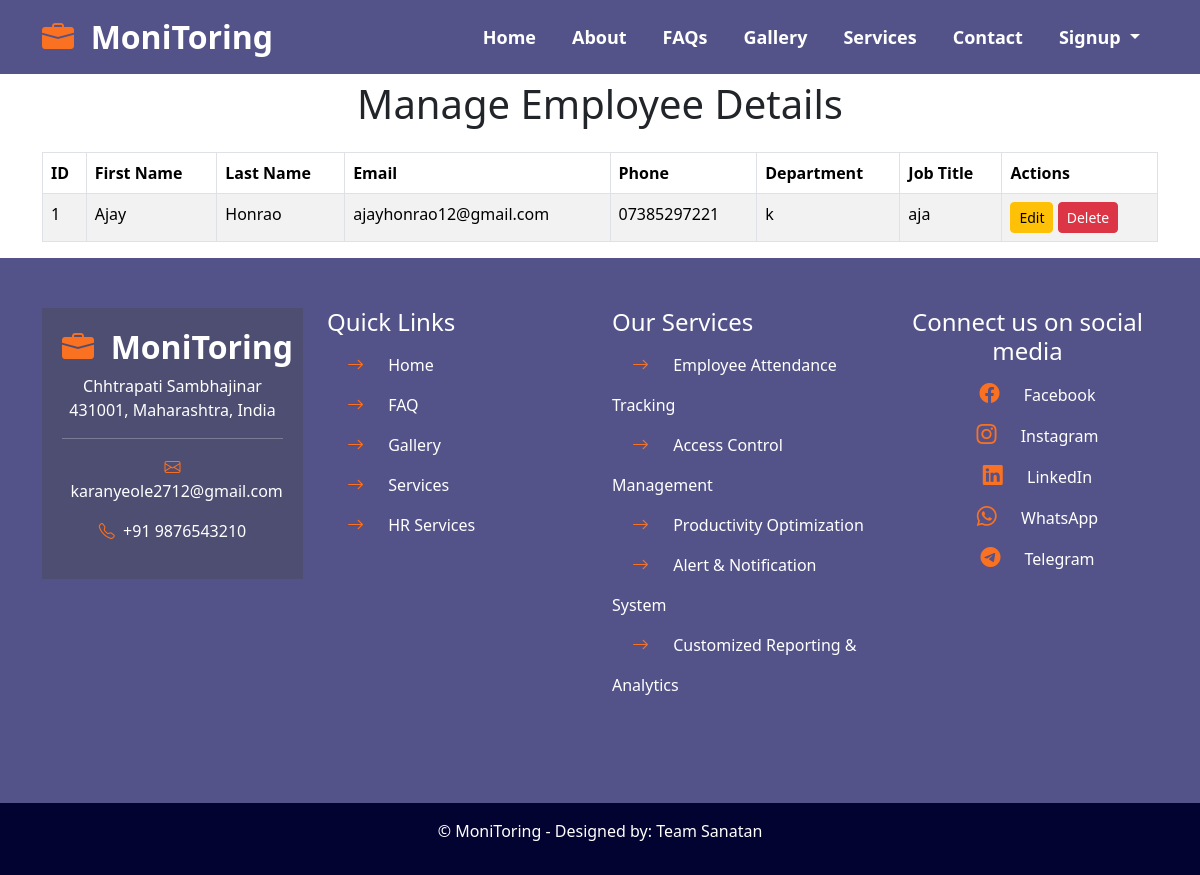
The app's page /manage_employees, older data.
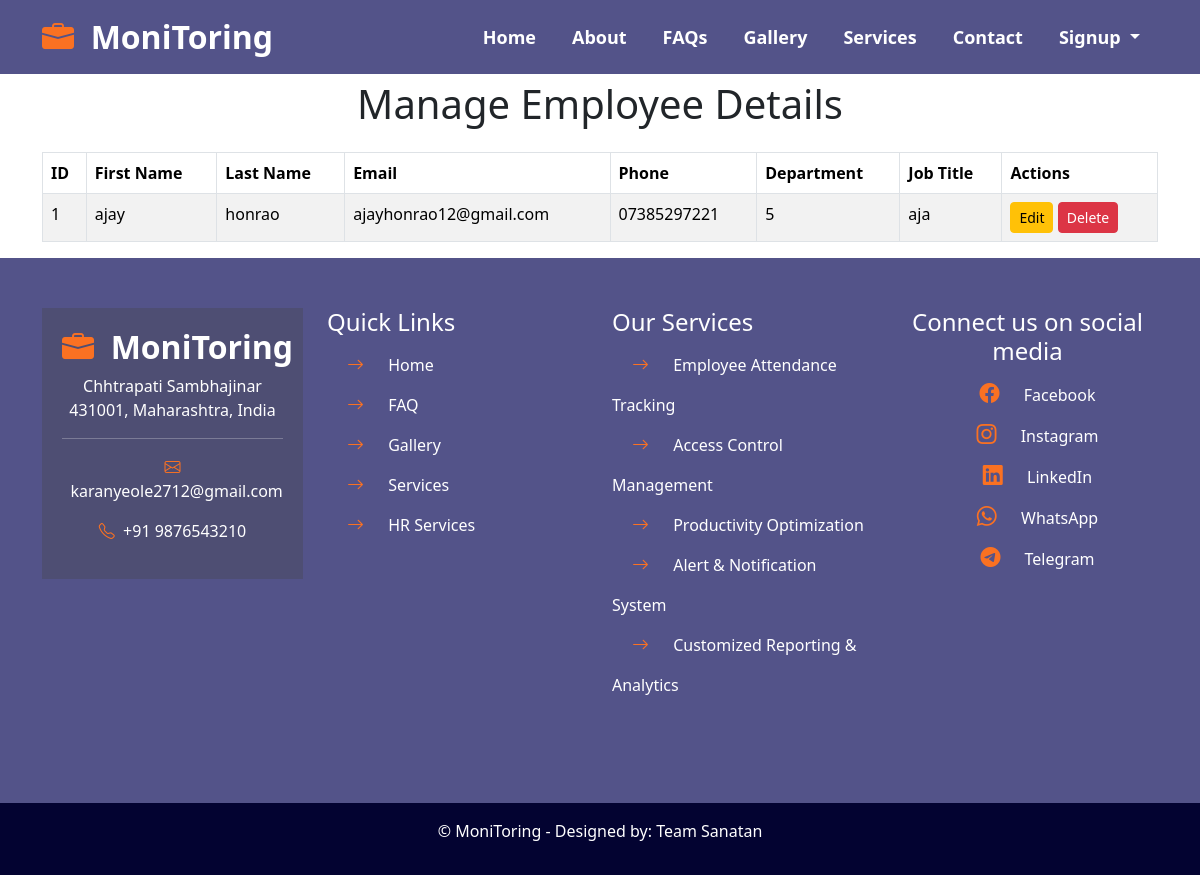
The same page, newer data.
### tables this page shows
CREATE TABLE employees (
            id INTEGER PRIMARY KEY AUTOINCREMENT,
            first_name TEXT,
            last_name TEXT,
            dob TEXT,
            gender TEXT,
            email TEXT,
            phone TEXT,
            address TEXT,
            job_title TEXT,
            department TEXT,
            salary REAL,
            emergency_contact_name TEXT,
            emergency_contact_phone TEXT,
            Password TEXT
        );

### app.py (the view)
@app.route('/manage_employees', methods=['GET'])
def manage_employees():
    conn = sqlite3.connect('employees.db')
    cursor = conn.cursor()
    cursor.execute("SELECT * FROM employees")
    employees = cursor.fetchall()
    conn.close()
    return render_template("manage_employees.html", employees=employees)

### templates/manage_employees.html (shortened to what this page needs)
{% include 'top.html' %}
<div class="container" style="padding-top: 80px;">
    {% if not employee %}
        <h1 class="text-center mb-4">Manage Employee Details</h1>
        {% if not employees %}
        <div class="alert alert-warning text-center">
            No employees available. Please add employees to manage.
        </div>
        {% else %}
        <table class="table table-bordered table-striped">
            <thead>
                <tr>
                    <th>ID</th>
                    <th>First Name</th>
                    <th>Last Name</th>
                    <th>Email</th>
                    <th>Phone</th>
                    <th>Department</th>
                    <th>Job Title</th>
                    <th>Actions</th>
                </tr>
            </thead>
            <tbody>
                {% for employee in employees %}
                <tr>
                    <td>{{ employee[0] }}</td>
                    <td>{{ employee[1] }}</td>
                    <td>{{ employee[2] }}</td>
                    <td>{{ employee[5] }}</td>
                    <td>{{ employee[6] }}</td>
                    <td>{{ employee[9] }}</td>
                    <td>{{ employee[8] }}</td>
                    <td>
                        <a href="{{ url_for('edit_employee', employee_id=employee[0]) }}" class="btn btn-sm btn-warning">Edit</a>
                        <form action="{{ url_for('delete_employee', employee_id=employee[0]) }}" method="POST" style="display:inline;">
                            <button type="submit" class="btn btn-sm btn-danger">Delete</button>
                        </form>
                    </td>
                </tr>
                {% endfor %}
            </tbody>
        </table>
        {% endif %}
    {% endif %}
</div>
{% include 'bottom.html' %}

### templates/top.html (shortened to what this page needs)
<!DOCTYPE html>
<html lang="en">
<head>
    <link href="https://cdn.jsdelivr.net/npm/bootstrap@5.3.3/dist/css/bootstrap.min.css" rel="stylesheet">
    <link rel="stylesheet" href="https://cdn.jsdelivr.net/npm/bootstrap-icons@1.11.3/font/bootstrap-icons.min.css">
    <link rel="stylesheet" href="{{ url_for('static', filename='css/style.css') }}">
</head>
<body>
<nav class="navbar navbar-expand-lg navbar-dark fixed-top">
  <div class="container">
      <a class="navbar-brand" href="#"><i class="bi bi-briefcase-fill"></i>&nbsp;&nbsp;MoniToring</a>
      <div class="collapse navbar-collapse" id="navbarNav">
          <ul class="navbar-nav ms-auto">
              <li class="nav-item active">
                  <a class="nav-link active" aria-current="page" href="{{ url_for('index') }}">Home</a>
              </li>
              <li class="nav-item">
                  <a class="nav-link" href="{{ url_for('index') }}#about">About</a>
              </li>
              <li class="nav-item">
                  <a class="nav-link" href="{{ url_for('faq') }}">FAQs</a>
              </li>
              <li class="nav-item">
                  <a class="nav-link" href="{{ url_for('gallery') }}">Gallery</a>
              </li>
              <li class="nav-item">
                  <a class="nav-link" href="{{ url_for('services') }}" id="services-link">Services</a>
              </li>
              <li class="nav-item">
                  <a class="nav-link" href="{{ url_for('index') }}#contact">Contact</a>
              </li>
              <li class="nav-item dropdown">
                  <a class="nav-link dropdown-toggle" href="#" id="signupDropdown" role="button" data-bs-toggle="dropdown" aria-expanded="false">
                      Signup
                  </a>
              </li>
          </ul>
      </div>
  </div>
</nav>

### templates/bottom.html (shortened to what this page needs)
<section id="footer" class="footer">
  <div class="container">
    <div class="row">
      <div class="col-md-3">
        <div class="contactdetails text-center mb-5">
          <h4><a class="navbar-brand" href="#"><i class="bi bi-briefcase-fill"></i>&nbsp;&nbsp;MoniToring</a></h4>
          <p>Chhtrapati Sambhajinar 431001, Maharashtra, India </p>
          <hr>
          <p><a href="mailto:karanyeole2712@gmail.com" style="color: inherit;"><i class="bi bi-envelope"></i>&nbsp;&nbsp;karanyeole2712@gmail.com</a></p>
          <p><i class="bi bi-telephone"></i>&nbsp;&nbsp;+91 9876543210</p>
        </div>
      </div>
      <div class="col-md-3 col-6">
        <div class="quicklinks mb-5">
          <h4>Quick Links</h4>
          <ul>
            <li><a href="{{ url_for('index') }}"><i class="bi bi-arrow-right"></i> Home</a></li>
            <li><a href="{{ url_for('faq') }}"><i class="bi bi-arrow-right"></i> FAQ</a></li>
            <li><a href="{{ url_for('gallery') }}"><i class="bi bi-arrow-right"></i> Gallery</a></li>
            <li><a href="{{ url_for('services') }}"><i class="bi bi-arrow-right"></i> Services</a></li>
            <li><a href="{{ url_for('hr_services') }}"><i class="bi bi-arrow-right"></i> HR Services</a></li>
          </ul>
        </div>
      </div>
      <div class="col-md-3">
        <div class="footerservices mb-5">
          <h4>Our Services</h4>
          <ul>
            <li><i class="bi bi-arrow-right"></i> Employee Attendance Tracking</li>
            <li><i class="bi bi-arrow-right"></i> Access Control Management</li>
            <li><i class="bi bi-arrow-right"></i> Productivity Optimization</li>
            <li><i class="bi bi-arrow-right"></i> Alert & Notification System</li>
            <li><i class="bi bi-arrow-right"></i> Customized Reporting & Analytics</li>
          </ul>
        </div>
      </div>
      <div class="col-md-3 col-6 text-center">
        <div class="footersocial mb-5">
          <h4>Connect us on social media</h4>
          <ul>
            <li><a href="https://facebook.com/yourprofile" target="_blank" style="color: inherit;"><i class="bi bi-facebook"></i> Facebook</a></li>
            <li><a href="https://www.instagram.com/im_karan1818/?hl=en" target="_blank" style="color: inherit;"><i class="bi bi-instagram"></i> Instagram</a></li>
            <li><a href="https://www.linkedin.com/in/karan-yeole-5467b822a/" target="_blank" style="color: inherit;"><i class="bi bi-linkedin"></i> LinkedIn</a></li>
            <li><a href="https://wa.me/7020291464" target="_blank" style="color: inherit;"><i class="bi bi-whatsapp"></i> WhatsApp</a></li>
            <li><a href="https://telegram.me/workmonitor" target="_blank" style="color: inherit;"><i class="bi bi-telegram"></i> Telegram</a></li>
          </ul>
        </div>
      </div>
    </div>
  </div>
</section>
<div class="container-fluid">
<div class="row p-3 text-center copyright">
  <p class="text-white">&copy; MoniToring - Designed by: Team Sanatan</p>
</div>
</div>
</body>
</html>

### static/css/style.css (style rules this page uses)
.navbar { background-color: rgb(83, 83, 137); }
.nav-item { padding: 0px 10px; }
.navbar-brand { font-size: 32px; font-weight: 700; }
.navbar-brand i { color: #fa7122; font-size: 32px; font-weight: 700 !important; }
.nav-link { font-size: 18px; font-weight: 600; color: #fff; transition: color 0.3s; }
section { padding: 50px 0px; }
.about p, li { line-height: 30px; }
.footer { background-color: #535389; color: #fff; }
.contactdetails { background-color: #4e4e73; padding: 20px; text-align: center; }
.contactdetails i { color: #fa7122; }
.quicklinks ul { list-style-type: none; padding: 0px; }
.quicklinks li { font-size: 16px; line-height: 40px; }
.quicklinks i { color: #fa7122; padding: 20px; font-size: 17px; }
.footerservices ul { list-style-type: none; padding: 0px; }
.footerservices li { line-height: 40px; }
.footerservices i { color: #fa7122; padding: 20px; font-size: 17px; }
.footersocial ul { list-style-type: none; padding: 0px; }
.footersocial li { line-height: 40px; }
.footersocial i { color: #fa7122; font-size: 20px; padding: 20px; }
.copyright { background-color:#030331 ; }

### templates/bottom.html (style rules this page uses)
#footer a { color: white; text-decoration: none; }

Row changes from the older to the newer data that the page shows:
changed employees "ajayhonrao12@gmail.com": first_name "Ajay" → "ajay"; last_name "Honrao" → "honrao"; department "k" → "5"
